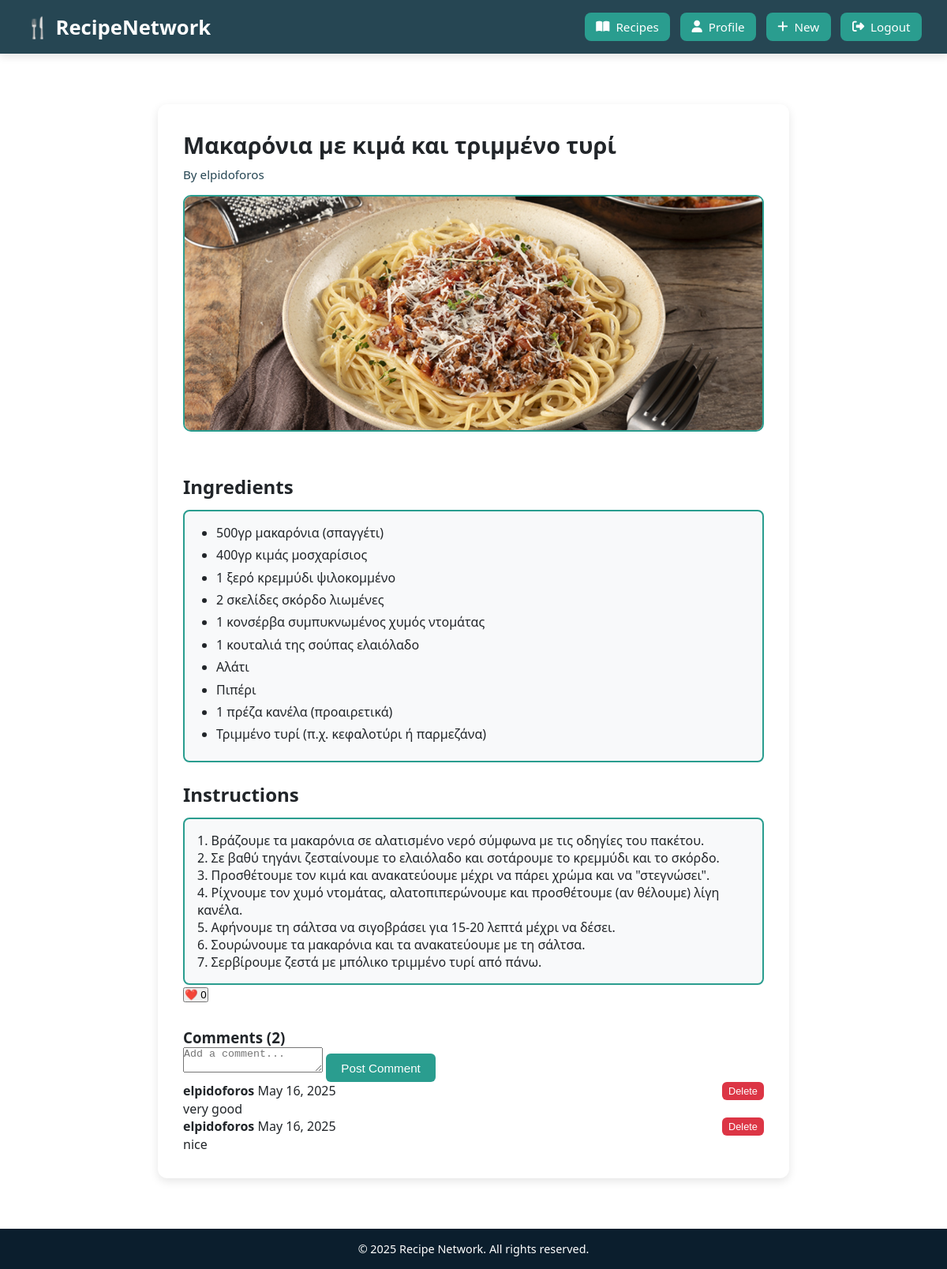
Screenshot of /recipe.php?id=10 (signed in) with the database file from the repository.
### tables this page shows
CREATE TABLE `recipes` (
  `id` int(11) NOT NULL AUTO_INCREMENT,
  `user_id` int(11) NOT NULL,
  `title` varchar(100) NOT NULL,
  `ingredients` text NOT NULL,
  `instructions` text NOT NULL,
  `image_path` varchar(255) DEFAULT NULL,
  `created_at` timestamp NOT NULL DEFAULT current_timestamp(),
  PRIMARY KEY (`id`),
  KEY `user_id` (`user_id`),
  CONSTRAINT `recipes_ibfk_1` FOREIGN KEY (`user_id`) REFERENCES `users` (`id`) ON DELETE CASCADE
);

CREATE TABLE `users` (
  `id` int(11) NOT NULL AUTO_INCREMENT,
  `username` varchar(50) NOT NULL,
  `email` varchar(100) NOT NULL,
  `password` varchar(255) NOT NULL,
  `bio` text DEFAULT NULL,
  `created_at` timestamp NOT NULL DEFAULT current_timestamp(),
  PRIMARY KEY (`id`),
  UNIQUE KEY `username` (`username`),
  UNIQUE KEY `email` (`email`)
);

CREATE TABLE `comments` (
  `id` int(11) NOT NULL AUTO_INCREMENT,
  `user_id` int(11) NOT NULL,
  `recipe_id` int(11) NOT NULL,
  `text` text NOT NULL,
  `created_at` timestamp NOT NULL DEFAULT current_timestamp(),
  PRIMARY KEY (`id`),
  KEY `user_id` (`user_id`),
  KEY `recipe_id` (`recipe_id`),
  CONSTRAINT `comments_ibfk_1` FOREIGN KEY (`user_id`) REFERENCES `users` (`id`) ON DELETE CASCADE,
  CONSTRAINT `comments_ibfk_2` FOREIGN KEY (`recipe_id`) REFERENCES `recipes` (`id`) ON DELETE CASCADE
);

### includes/auth.php (called while the page is built, shortened)
<?php
function is_logged_in() {
    return isset($_SESSION['user_id']);
}

### Recipe.php (the view, shortened to what this page needs)
<?php
require_once 'includes/auth.php';
$recipe_id = filter_input(INPUT_GET, 'id', FILTER_VALIDATE_INT);
$stmt = $pdo->prepare("SELECT recipes.*, users.username FROM recipes JOIN users ON recipes.user_id = users.id WHERE recipes.id = ?");
$stmt->execute([$recipe_id]);
$recipe = $stmt->fetch();
$stmt = $pdo->prepare("SELECT comments.*, users.username FROM comments JOIN users ON comments.user_id = users.id WHERE recipe_id = ? ORDER BY created_at DESC");
$stmt->execute([$recipe_id]);
$comments = $stmt->fetchAll();
$stmt = $pdo->prepare("SELECT COUNT(*) FROM likes WHERE recipe_id = ?");
$stmt->execute([$recipe_id]);
$like_count = $stmt->fetchColumn();
$is_liked = false;
if (is_logged_in()) {
    $stmt = $pdo->prepare("SELECT 1 FROM likes WHERE user_id = ? AND recipe_id = ?");
    $stmt->execute([$_SESSION['user_id'], $recipe_id]);
    $is_liked = $stmt->fetchColumn();
}
require_once 'includes/header.php';
?>
<div class="recipe-container" data-recipe-id="<?= $recipe_id ?>">
    <h1><?= htmlspecialchars($recipe['title']) ?></h1>
    <p class="author">By <?= htmlspecialchars($recipe['username']) ?></p>
    <?php if ($recipe['image_path']): ?>
        <img src="<?= htmlspecialchars($recipe['image_path']) ?>" class="recipe-image">
    <?php endif; ?>
    <div class="recipe-section">
        <h2>Ingredients</h2>
        <div class="recipe-box">
            <ul>
                <?php foreach (explode("\n", $recipe['ingredients']) as $line): ?>
                    <li><?= htmlspecialchars(trim($line)) ?></li>
                <?php endforeach; ?>
            </ul>
        </div>
    </div>
    <div class="recipe-section">
        <h2>Instructions</h2>
        <div class="recipe-box instructions-box">
            <?= nl2br(htmlspecialchars($recipe['instructions'])) ?>
        </div>
    </div>
    <div class="interaction-section">
        <div class="like-section">
            <?php if (is_logged_in()): ?>
                <button class="like-btn <?= $is_liked ? 'liked' : '' ?>" data-recipe-id="<?= $recipe_id ?>">
                    ❤️ <?= $like_count ?>
                </button>
            <?php endif; ?>
        </div>
        <div class="comments-section">
            <h3>Comments (<?= count($comments) ?>)</h3>
            <?php if (is_logged_in()): ?>
                <form class="comment-form" method="POST">
                    <textarea name="comment" placeholder="Add a comment..." required></textarea>
                    <button type="submit" class="btn">Post Comment</button>
                </form>
            <?php else: ?>
                <div class="visitor-notice">
                    <p><a href="login.php">Login</a> to post a comment</p>
                </div>
            <?php endif; ?>
            <div class="comments-list">
                <?php foreach ($comments as $comment): ?>
                    <div class="comment" data-comment-id="<?= $comment['id'] ?>">
                        <div class="comment-header" style="display:flex; justify-content:space-between;">
                            <div>
                                <strong><?= htmlspecialchars($comment['username']) ?></strong>
                                <span><?= date('M j, Y', strtotime($comment['created_at'])) ?></span>
                            </div>
                            <?php if ($comment['user_id'] == ($_SESSION['user_id'] ?? 0)): ?>
                                <button class="delete-comment-btn btn" style="background-color:#dc3545; font-size:0.8rem; padding:4px 8px;">Delete</button>
                            <?php endif; ?>
                        </div>
                        <p><?= nl2br(htmlspecialchars($comment['text'])) ?></p>
                    </div>
                <?php endforeach; ?>
            </div>
        </div>
    </div>
</div>
<?php require_once 'includes/footer.php'; ?>

### assets/css/style.css (style rules this page uses)
:root { --primary: #2A9D8F; --secondary: #264653; --accent: #E9C46A; --light: #f8f9fa; --dark: #212529; }
* { margin: 0; padding: 0; box-sizing: border-box; }
html, body { height: 100%; }
body { font-family: 'Segoe UI', system-ui, sans-serif; background: url('../image/background.png') no-repeat center center fixed; background-size: cover; color: var(--dark); display: flex; flex-direction: column; min-height: 100vh; }
.recipe-image { width: 100%; height: 250px; object-fit: cover; background: #f1f1f1; border: 2px solid var(--primary); border-radius: 8px; }
.btn { background: var(--primary); color: white; padding: 0.6rem 1.2rem; border: none; border-radius: 6px; cursor: pointer; text-decoration: none; display: inline-block; font-size: 0.95rem; }
.recipe-container { max-width: 800px; margin: 2rem auto; background-color: white; padding: 2rem; border-radius: 12px; box-shadow: 0 4px 12px rgba(0, 0, 0, 0.1); }
.recipe-container h1 { font-size: 1.8rem; margin-bottom: 0.5rem; }
.recipe-container .author { font-size: 0.95rem; color: var(--secondary); margin-bottom: 1rem; }
.recipe-container .recipe-image { width: 100%; height: 300px; object-fit: cover; border: 2px solid var(--primary); border-radius: 10px; margin-bottom: 1.5rem; }
.recipe-section h2 { margin-top: 1.5rem; margin-bottom: 0.8rem; }
.recipe-box { padding: 1rem; border: 2px solid var(--primary); background-color: var(--light); border-radius: 8px; overflow-wrap: break-word; word-wrap: break-word; word-break: break-word; }
.recipe-box ul { list-style-type: disc; padding-left: 1.5rem; }
.recipe-box li { margin-bottom: 0.4rem; }
.instructions-box { max-height: 400px; overflow-y: auto; }
.comments-section { margin-top: 2rem; }

### rows the page displays
recipes: title "Μακαρόνια με κιμά και τριμμένο τυρί", user.username "elpidoforos", image_path (picture), ingredients "500γρ μακαρόνια (σπαγγέτι)", ingredients "400γρ κιμάς μοσχαρίσιος", ingredients "1 ξερό κρεμμύδι ψιλοκομμένο", ingredients "2 σκελίδες σκόρδο λιωμένες", ingredients "1 κονσέρβα συμπυκνωμένος χυμός ντομάτας", ingredients "1 κουταλιά της σούπας ελαιόλαδο", ingredients "Αλάτι", ingredients "Πιπέρι", ingredients "1 πρέζα κανέλα (προαιρετικά)", ingredients "Τριμμένο τυρί (π.χ. κεφαλοτύρι ή παρμεζάνα)", instructions "1. Βράζουμε τα μακαρόνια σε αλατισμένο νερό σύμφωνα με τις οδηγίες του πακέτου. 2. Σε βαθύ τηγάνι ζεσταίνουμε το ελαιόλαδο και σοτάρουμε το κρεμμύδι και το σκόρδο. 3. Προσθέτουμε τον κιμά και ανακατεύουμε μέχρι να πάρει χρώμα και να \"στεγνώσει\". 4. Ρίχνουμε τον χυμό ντομάτας, αλατοπιπερώνουμε και προσθέτουμε (αν θέλουμε) λίγη κανέλα. 5. Αφήνουμε τη σάλτσα να σιγοβράσει για 15-20 λεπτά μέχρι να δέσει. 6. Σουρώνουμε τα μακαρόνια και τα ανακατεύουμε με τη σάλτσα. 7. Σερβίρουμε ζεστά με μπόλικο τριμμένο τυρί από πάνω."
comments: user.username "elpidoforos", created_at "May 16, 2025", shows "Delete", text "very good"
comments: user.username "elpidoforos", created_at "May 16, 2025", shows "Delete", text "nice"

### other values shown
$like_count "0"
count($comments) "2"
